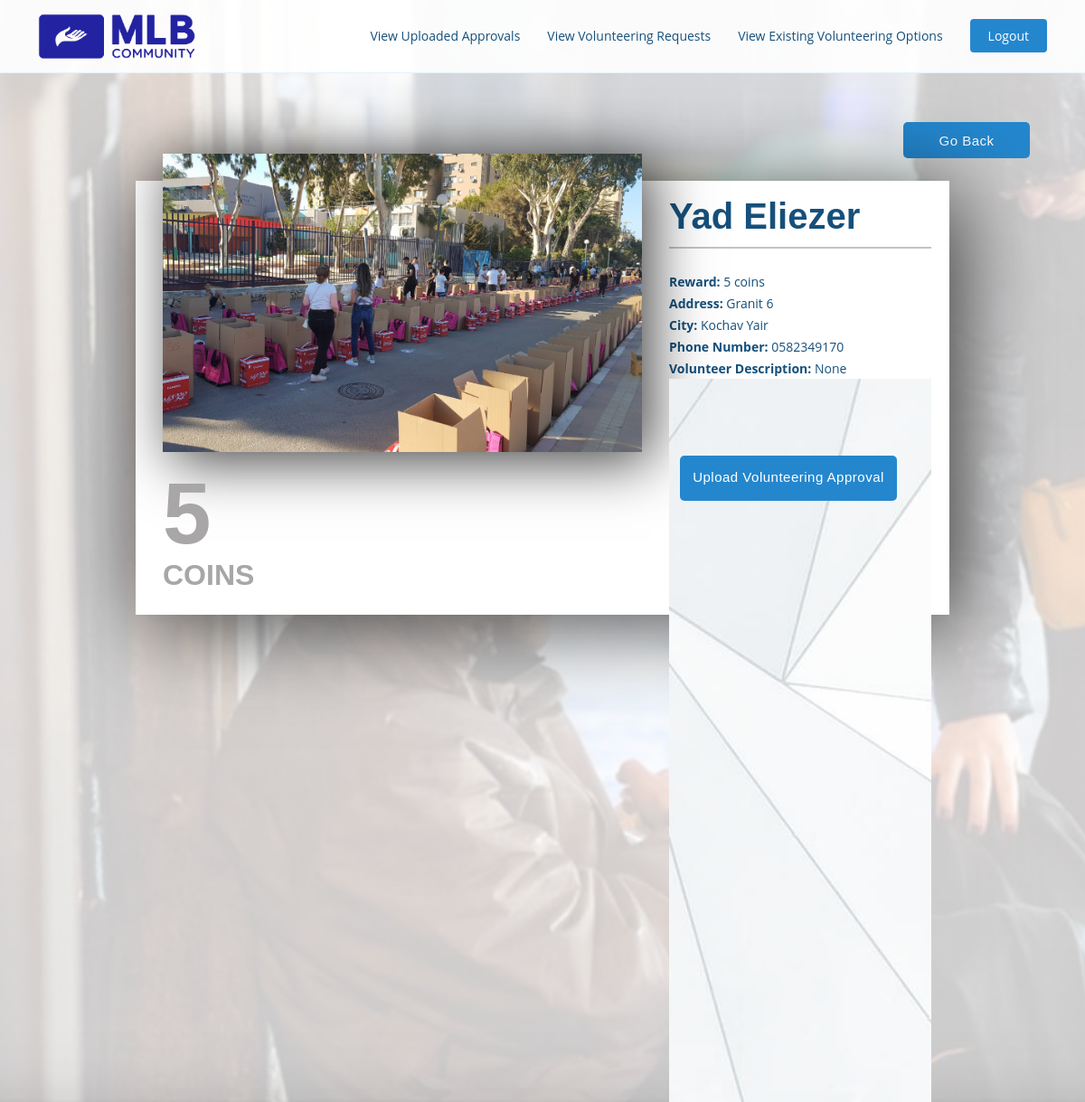
The app's page /photo/85/ (signed in) with its own data.
### myapp/models.py (models this page shows, shortened)
class UserExtend(models.Model):
    user = OneToOneField(User, on_delete=models.CASCADE)
    coins = IntegerField()
    coupons_list = CharField(max_length=1000000, null=True, blank=True)
    coupons_counter = IntegerField(default=0)
    date_list = CharField(max_length=1000000, null=True, blank=True)
    store_list = CharField(max_length=1000000, null=True, blank=True)
    approvals = ForeignKey('UserApproval',on_delete=models.SET_NULL, null=True, blank=True)

class VolunteeringOption(models.Model):
    class Meta:
        verbose_name = 'VolunteeringOption'
        verbose_name_plural = 'VolunteeringOptions'
    full_name = CharField(max_length=100)
    address = CharField(max_length=100)
    city = CharField(max_length=100)
    phone_number = CharField(max_length=10)
    is_approved = BooleanField(default=False)
    category = ForeignKey(Category, on_delete=models.SET_NULL, null=True, blank=True)
    description = CharField(blank=True, max_length=224, null=True)
    image = ImageField(upload_to="files/", null=True, blank=True)
    value = IntegerField(blank=True, default=0)

### myapp/views.py (the view)
# urls.py: path('photo/<str:primary_key>/', views.viewPost, name='photo'),
def viewPost(request, primary_key):
    extendedUsers = UserExtend.objects.all()
    post = VolunteeringOption.objects.get(id=primary_key)
    return render(request, 'photo.html', {'post': post, 'extendedUsers': extendedUsers})

### templates/photo.html (shortened to what this page needs)
{% load static %}
<!DOCTYPE html>
<html>
<head>
    <link href="{% static 'stylePhoto.css' %}" rel="stylesheet">
    <link href="{% static 'stylePhotoExtra.css' %}" rel="stylesheet">
    <link href="{% static 'indexForPhoto.css' %}" rel="stylesheet">
</head>
<header id="header" class="fixed-top">
    <div class="container d-flex align-items-center justify-content-between">
        <a href="/" class="logo"><img src="/files/files/MLBLogo.png" alt="" class="img-fluid" height="100"></a>
        {% include "navbar.html" %}
    </div>
</header>
  <div class="container position-relative">
<a href="{% url 'gallery' %}" class="btn-get2 scrollto">Go Back</a>
<div class="card">
  <div class="thumbnail"><img class="left" src="{{ post.image.url }}" /></div>
  <div class="right">
    <h1><b style="color:#16507b">{{post.full_name}}</b></h1>
    <div class="separator"></div>
    <br>
    <small ><b>Reward: </b></small> <small>{{ post.value }} coins </small><br>
    <small><b>Address: </b></small> <small>{{ post.address }}</small><br>
    <small><b>City: </b></small>  <small>{{ post.city }}</small><br>
    <small><b>Phone Number: </b></small>  <small>{{ post.phone_number }}</small><br>
    <small><b> Volunteer Description: </b></small> <small>{{post.description}} </small>
      <section id="hero">
        <div class="container position-relative">
        {% if user.is_authenticated %}
        <a href="{% url 'upload_approval' post.id  %}" class="btn-get-started2 scrollto">Upload Volunteering Approval</a>
        {% else %}
        <a href="../../login" class="btn-get-started2 scrollto" onclick="myFunction()">Upload Volunteering Approval</a>
        {% endif %}
      </div>
    </section>
  </div>
  <h5>{{ post.value }}</h5>
  <h6>COINS</h6>
</div>
</html>

### templates/navbar.html (shortened to what this page needs)
<nav id="navbar" class="navbar">
    <ul>
        {% if user.is_authenticated %}
            {% for e in extendedUsers %}
                {% if e.user.username == user.username %}
                    {% if e.user.username == 'admin' %}
                        <li><a class="nav-link scrollto" href="admin_view_approvals">View Uploaded Approvals</a></li>
                        <li><a class="nav-link scrollto" href="admin_view_volunteering_requests">View Volunteering Requests</a></li>
                        <li><a class="nav-link scrollto" href="admin_view_existing_posts">View Existing Volunteering Options</a></li>
                        <li><a class="getstarted scrollto" href="logout">Logout</a></li>
                    {% endif %}
                {% endif %}
            {% endfor %}
        {% else %}
            <li><a class="nav-link scrollto" href="about">About</a></li>
            <li><a class="nav-link scrollto" href="prices">Prices & Coupons</a></li>
            <li><a class="getstarted scrollto" href="register">Register</a></li>
            <li><a class="getstarted scrollto" href="login">Login</a></li>
        {% endif %}
    </ul>
</nav>

### static/stylePhoto.css (style rules this page uses)
.card { position: relative; height: 480px; width: 900px; margin: 200px auto; background-color: #fff; -webkit-box-shadow: 10px 10px 93px 0px rgba(0, 0, 0, 0.75); -moz-box-shadow: 10px 10px 93px 0px rgba(0, 0, 0, 0.75); box-shadow: 10px 10px 93px 0px rgba(0, 0, 0, 0.75); }
.thumbnail { float: left; position: relative; left: 30px; top: -30px; height: 330px; width: 530px; -webkit-box-shadow: 10px 10px 60px 0px rgba(0, 0, 0, 0.75); -moz-box-shadow: 10px 10px 60px 0px rgba(0, 0, 0, 0.75); box-shadow: 10px 10px 60px 0px rgba(0, 0, 0, 0.75); overflow: hidden; }
img.left { position: absolute; left: 50%; top: 50%; height: auto; width: 100%; -webkit-transform: translate(-50%, -50%); -ms-transform: translate(-50%, -50%); transform: translate(-50%, -50%); }
.right { margin-left: 590px; margin-right: 20px; }
h1 { padding-top: 15px; font-size: 1.3rem; color: #4b4b4b; }
.separator { margin-top: 10px; border: 1px solid #c3c3c3; }
h5 { position: absolute; left: 30px; bottom: -120px; font-size: 6rem; color: #a8a6a6; }
h6 { position: absolute; left: 30px; bottom: -55px; font-size: 2rem; color: #a8a6a6; }
ul { margin-left: 250px; }
li { display: inline; list-style: none; color: #7b7b7b; }

### static/indexForPhoto.css (style rules this page uses)
a { color: #2487ce; text-decoration: none; }
h1, h2, h3, h4, h5, h6 { font-family: "Raleway", sans-serif; }
#header { transition: all 0.5s; background: rgba(255, 255, 255, 0.9); z-index: 997; padding: 15px 0; border-bottom: 1px solid #e6f2fb; }
#header .logo { font-size: 28px; margin: 0; padding: 0; line-height: 1; font-weight: 300; letter-spacing: 0.5px; font-family: "Poppins", sans-serif; }
#header .logo img { max-height: 50px; }
.navbar { padding: 0; }
.navbar ul { margin: 0; padding: 0; display: flex; list-style: none; align-items: center; }
.navbar li { position: relative; }
.navbar a, .navbar a:focus { display: flex; align-items: center; justify-content: space-between; padding: 10px 0 10px 30px; font-size: 14px; color: #16507b; white-space: nowrap; transition: 0.3s; }
.navbar .getstarted, .navbar .getstarted:focus { background: #2487ce; padding: 8px 20px; margin-left: 30px; border-radius: 4px; color: #fff; }
#hero { width: 100%; height: 100vh; position: relative; background: url("../img/hero-bg.jpg") top center; background-size: cover; position: relative; }
#hero:before { content: ""; position: realtive; bottom: 0; top: 0; left: 0; right: 0; }
#hero .container { padding-top: 80-px; }
#hero .btn-get-started2 { font-family: "Poppins", sans-serif; font-weight: 400; font-size: 15px; letter-spacing: 0.5px; position: absolute; text-align: center; height: 50px; width: 240px; padding: 13px 5px; border-radius: 5px; transition: 0.5s; margin-top: 5px; color: #fff; background: #2487ce; }
.btn-get2 { font-family: "Poppins", sans-serif; font-weight: 400; font-size: 15px; letter-spacing: 0.5px; left: 969px; top: -70px; position: absolute; text-align: center; height: 40px; width: 140px; padding: 10px 5px; border-radius: 5px; transition: 0.5s; margin-top: 5px; color: #fff; background: #2487ce; }
@media (min-width: 1024px) { #hero { background-attachment: fixed; } }
section { padding: 80px 0; overflow: hidden; }

### templates/photo.html (style rules this page uses)
small { color: #16507b }

### records on screen
UserExtend: shows "View Uploaded Approvals"
VolunteeringOption: image (picture), full_name "Yad Eliezer", value "5", address "Granit 6", city "Kochav Yair", phone_number "0582349170", description "None"
